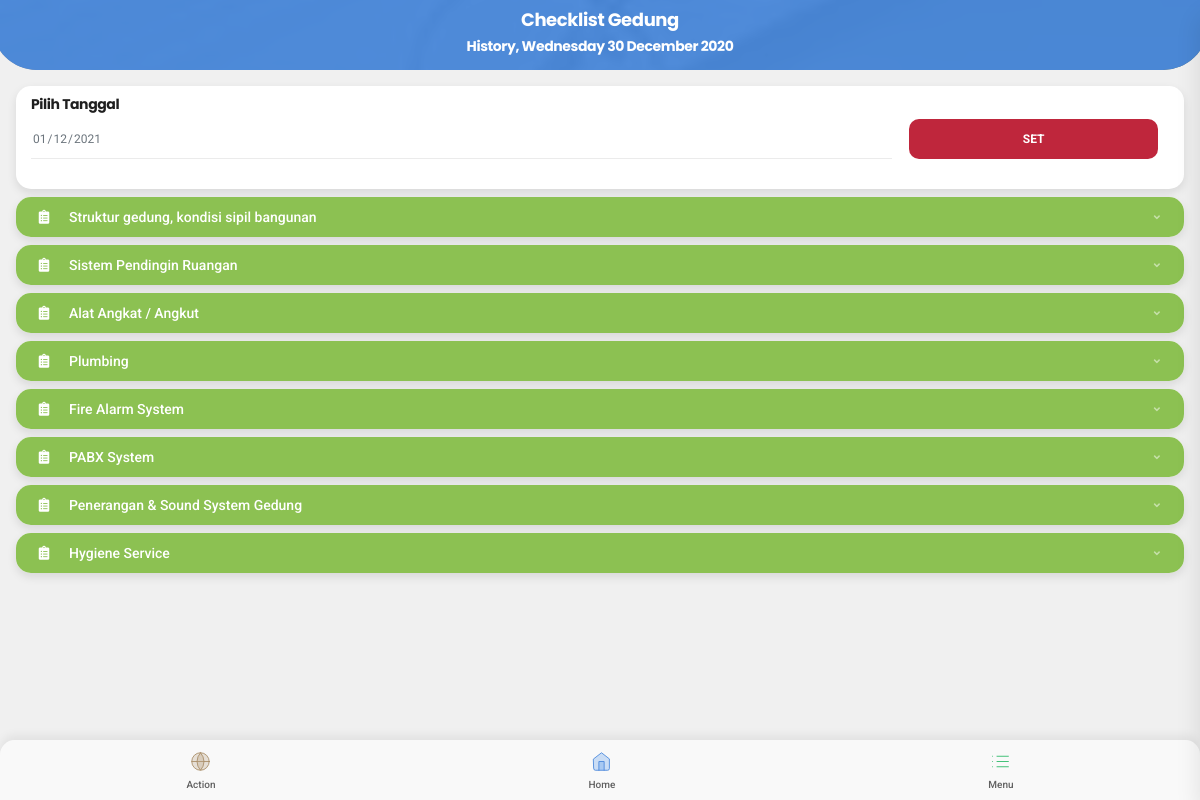
Before: /menondc/history (signed in) with the older database file.
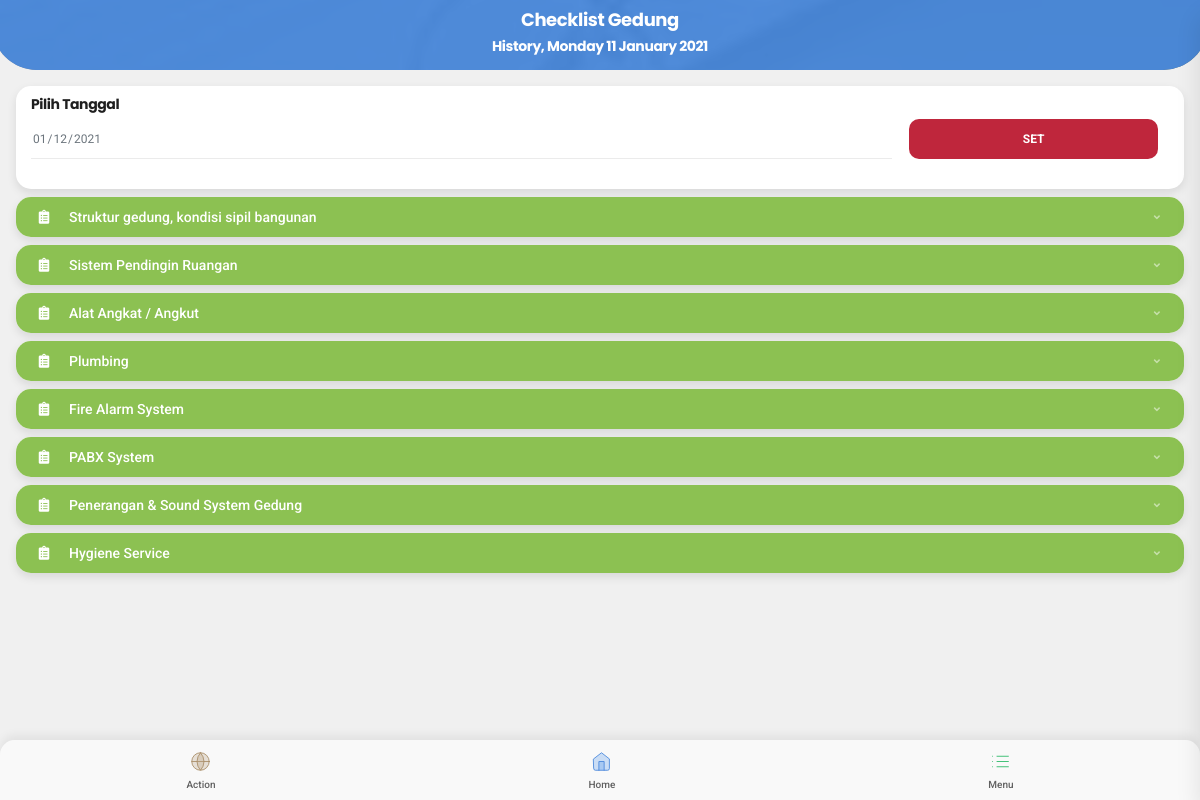
After: the same page with the newer database file.
### menondc/models.py (models this page shows, shortened)
class mendc_latest_history(models.Model):
    history = models.DateField(
        name="history", auto_now=False, auto_now_add=False, verbose_name="History")
    class Meta:
        db_table = ''
        managed = True
        verbose_name = 'history'
        verbose_name_plural = 'histories'

### menondc/views.py (the view)
# urls.py: path('history', mendc_history, name='mendc_history'),
@login_required(login_url='user_login')
def mendc_history(request):
    obj = mendc_latest_history.objects.get(id=1)
    if request.method == 'POST':
        tgl = request.POST.get('date')
        if tgl:
            obj.history = datetime.strptime(tgl, '%Y-%m-%d').date()
            obj.save()
    areas = mendc_area.objects.all()
    subareas = mendc_subarea.objects.all()
    dailies = mendc_daily.objects.filter(hariIni=obj.history)
    dailies_queryset = dailies.count()
    days = None
    if request.user.groups.all().first().name == 'maker':
        days = mendc_day.objects.filter(Q(hariIni=date.today()) & Q(mendcMaker__isnull=True) & Q(
            mendcChecker__isnull=True) & Q(mendcSigner__isnull=True))
    if request.user.groups.all().first().name == 'checker':
        days = mendc_day.objects.filter(Q(hariIni=date.today()) & Q(mendcMaker__isnull=False) & Q(
            mendcChecker__isnull=True) & Q(mendcSigner__isnull=True))
    if request.user.groups.all().first().name == 'signer':
        days = mendc_day.objects.filter(Q(hariIni=date.today()) & Q(mendcMaker__isnull=False) & Q(
            mendcChecker__isnull=False) & Q(mendcSigner__isnull=True))
    context = {
        'areas': areas,
        'subareas': subareas,
        'harians': dailies,
        'tanggal': obj.history,
        'dailies_queryset': dailies_queryset,
        'title': 'Monitoring Gedung',
        'days':days
    }
    return render(request, 'menondc/mendc_history.html', context)

### templates/menondc/mendc_history.html (shortened to what this page needs)
<!DOCTYPE HTML>
<html lang="en">
{% load static %}
<head>
    <link rel="stylesheet" type="text/css" href=" {% static 'styles/bootstrap.css' %}" />
    <link rel="stylesheet" type="text/css" href="{% static 'styles/style.css' %}" />
    <link rel="stylesheet" type="text/css" href=" {% static 'fonts/css/fontawesome-all.min.css' %}" />
</head>
<body class="theme-light" data-highlight="blue2">
    <div id="page">
        <div id="footer-bar" class="footer-bar-5">
            <a data-menu="mendc-progress"><i data-feather="globe" data-feather-line="1" data-feather-size="21"
                    data-feather-color="brown1-dark" data-feather-bg="brown1-fade-light"></i><span>Action</span></a>
            {% include 'menu.html' %}
        </div>
        <div class="page-content" style="min-height:60vh!important">
            <div class="page-title page-title-small text-center mt-2">
                <h4 class="text-white">Checklist Gedung</h4>
                <h6 class="text-white">History, {{tanggal | date:"l d F Y"}}</h6>
            </div>
            <div class="card header-card shape-rounded" data-card-height="70">
                <div class="card-overlay bg-highlight opacity-95"></div>
                <div class="card-overlay dark-mode-tint"></div>
                <div class="card-bg preload-img" data-src="{% static 'images/pictures/20s.jpg' %}"></div>
            </div>
            <form method="POST">
                <div class="card card-style my-2">
                    <div class="content my-0">
                        <h6 class="mt-2">Pilih Tanggal</h6>
                        <div class="input-style input-style-1 row mb-0 px-0 py-0">
                            <div class="col-9 pr-0">
                                <input type="date" name="date" id="date" class="date" autocomplete="off"
                                    value="{{tanggal}}" placeholder="Select Date">
                            </div>
                            <div class="col-3 pl-0 text-center">
                                <button type="submit" style="width: 90%;"
                                    class="btn btn-full btn-margins rounded-sm btn-sm bg-red1-dark text-center font-700 text-uppercase">SET</button>
                            </div>
                        </div>
                    </div>
                </div>
            </form>
            {% for area in areas %}
            <div class="card card-style mb-2">
                <div class="list-group list-custom-small list-icon-0 bg-green1-dark pl-3 pr-4"
                    style="height: 40px; line-height: 40px;">
                    <a data-toggle="collapse" href="#collapse-{{area.pk}}">
                        <i class="fas fa-clipboard-list font-14" style="line-height: 20px;"></i>
                        <span class="font-14 color-white">{{area.namaArea}}</span>
                        <i class="fa fa-angle-down" style="line-height: 40px;"></i>
                    </a>
                </div>
            </div>
            {% endfor %}
        </div>
    </div>
</body>

Changed rows visible on the page:
changed mendc_latest_history: history "Wednesday 30 December 2020" → "Monday 11 January 2021"
